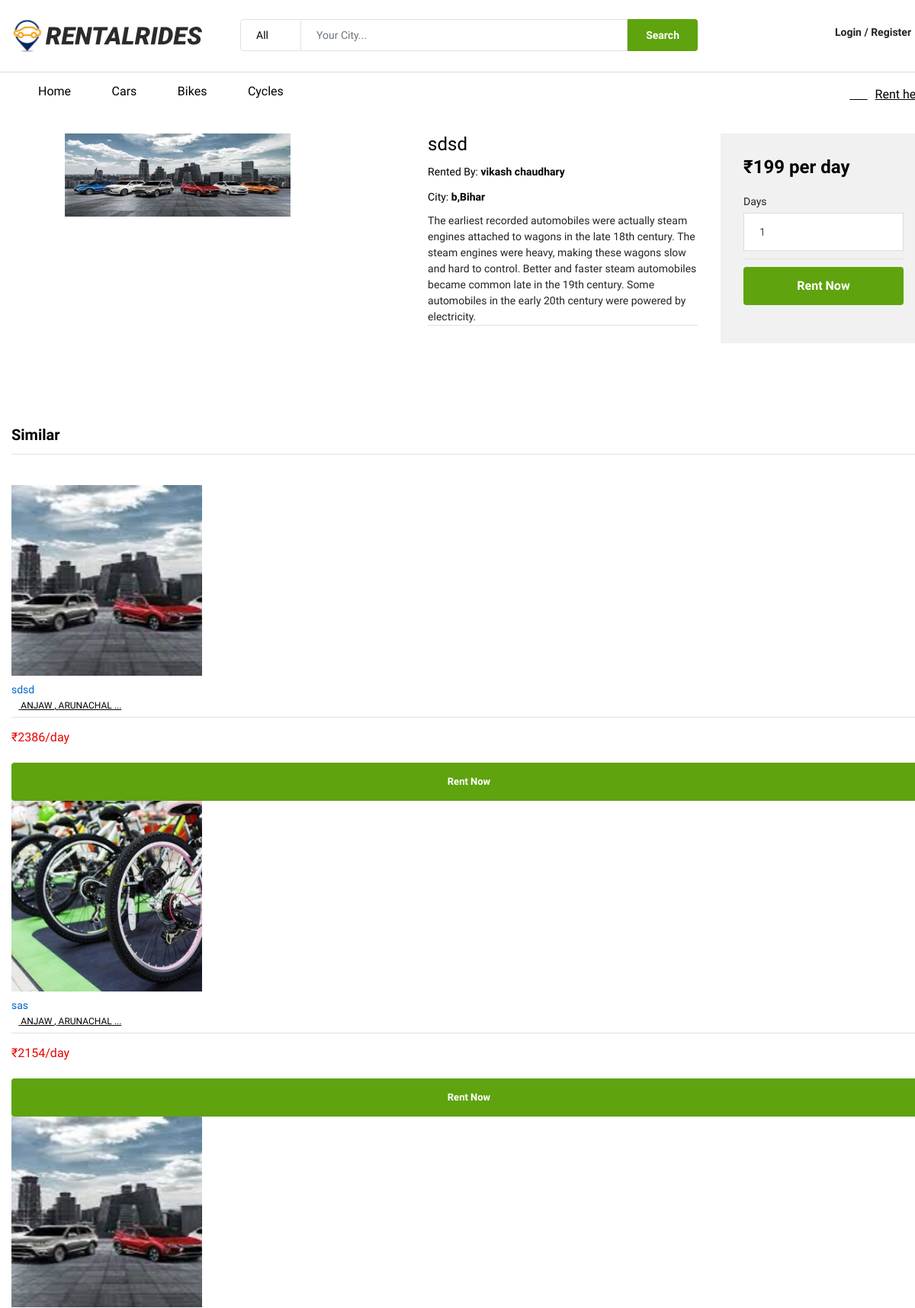
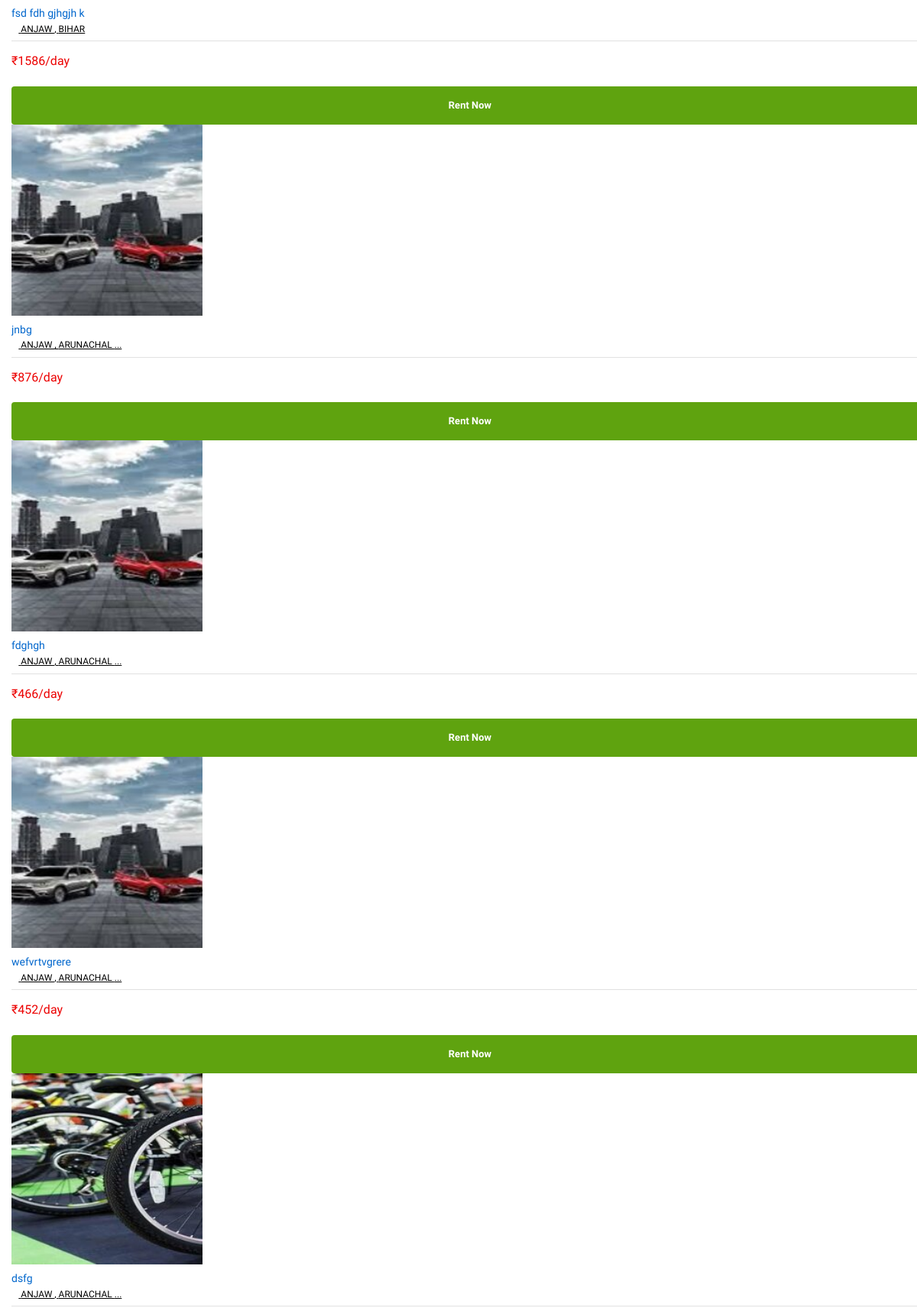
The page /product.php (upper part) on the database its author committed (2 pictures, top to bottom).
### tables this page shows
CREATE TABLE `vehicles` (
  `vid` int(11) NOT NULL,
  `date` datetime NOT NULL,
  `vname` varchar(50) NOT NULL,
  `vtype` varchar(50) NOT NULL,
  `vrate` int(30) NOT NULL,
  `image` varchar(500) NOT NULL,
  `vdisc` longtext NOT NULL,
  `status` varchar(20) NOT NULL,
  `uid` int(11) NOT NULL,
  `uname` varchar(60) NOT NULL,
  `states` varchar(60) NOT NULL,
  `city` varchar(60) NOT NULL
);

### include/functions.php (called while the page is built, shortened)
<?php
require_once('Database.php');
function Query ($query) {
	global $con;
	try {
		$exec = mysqli_query($con,$query) or die(mysqli_error($con));
		if($exec) {
			return $exec;
		}
	}catch (Exception $e) {
		echo $e->getMessage();
	}
	return false;
}
?>

### product.php (the view, shortened to what this page needs)
<?php require_once('include/functions.php') ?>
<?php
if (isset($_GET['id'])) {
    $query = "SELECT * FROM vehicles WHERE vid='$_GET[id]'";
    $exec = Query($query);
} else {
    $query = "SELECT * FROM vehicles";
    $exec = Query($query);
}
$vehicle = mysqli_fetch_assoc($exec);
?>
<!DOCTYPE html>
<html lang="en">
<head>
    <link rel="stylesheet" href="plugins/font-awesome/css/font-awesome.min.css">
    <link rel="stylesheet" href="fonts/Linearicons/Linearicons/Font/demo-files/demo.css">
    <link rel="stylesheet" href="plugins/bootstrap/css/bootstrap.min.css">
    <link rel="stylesheet" href="plugins/owl-carousel/assets/owl.carousel.min.css">
    <link rel="stylesheet" href="plugins/owl-carousel/assets/owl.theme.default.min.css">
    <link rel="stylesheet" href="plugins/nouislider/nouislider.min.css">
    <link rel="stylesheet" href="plugins/lightGallery-master/dist/css/lightgallery.min.css">
    <link rel="stylesheet" href="plugins/jquery-bar-rating/dist/themes/fontawesome-stars.css">
    <link rel="stylesheet" href="plugins/select2/dist/css/select2.min.css">
    <link rel="stylesheet" href="css/style.css">
    <link rel="stylesheet" href="css/organic.css">
</head>
<body>
    <?php require('include/header.php'); ?>
    <div id="homepage-9">
        <div class="ps-page--product">
            <div class="container">
                <div class="ps-product--detail ps-product--full-content">
                    <div class="ps-product__top">
                        <div class="ps-product__header">
                            <div class="ps-product__thumbnail" data-vertical="true">
                                <figure>
                                    <div class="ps-wrapper">
                                        <div class="ps-product__gallery" data-arrow="true">
                                            <div class="item"><a href="admin/images/<?php echo $vehicle['image'] ?>"><img src="admin/images/<?php echo $vehicle['image'] ?>" alt=""></a></div>
                                        </div>
                                    </div>
                                </figure>
                            </div>
                            <div class="ps-product__info" style="margin-left: 150px;">
                                <h1><?php echo $vehicle['vname'] ?></h1>
                                <div class="ps-product__desc">
                                    <p>Rented By:<strong> <?php echo $vehicle['uname'] ?></strong></p>
                                    <p>City:<strong> <?php echo $vehicle['city'] ?>,<?php echo $vehicle['states'] ?></strong></p>
                                    <?php echo $vehicle['vdisc'] ?>
                                </div>
                            </div>
                        </div>
                        <div class="ps-product__price-right">
                            <h4 class="ps-product__price">₹<?php echo $vehicle['vrate'] ?> per day</h4>
                            <div class="ps-product__shopping">
                                <figure>
                                    <figcaption>Days</figcaption>
                                    <div>
                                        <input id="numb" class="form-control" style="background-color: white;" type="number" value="1" placeholder="1">
                                    </div>
                                </figure><button class="ps-btn" id="addbtn">Rent Now</button>
                            </div>
                        </div>
                    </div>
                    <div class="ps-product__content">
                        <h3 class="ps-product__heading">Similar</h3>
                        <div class="ps-section__content">
                            <div class="ps-carousel--nav owl-slider" data-owl-auto="true" data-owl-loop="true" data-owl-speed="5000" data-owl-gap="30" data-owl-nav="true" data-owl-dots="true" data-owl-item="5" data-owl-item-xs="2" data-owl-item-sm="3" data-owl-item-md="4" data-owl-item-lg="4" data-owl-item-xl="5" data-owl-duration="1000" data-owl-mousedrag="on">
                                <?php
                                $query = "SELECT * FROM vehicles WHERE vtype='$vehicle[vtype]' OR city='$vehicle[city]' ORDER BY vrate DESC LIMIT 7";
                                $exec = Query($query);
                                while ($vehicle = mysqli_fetch_assoc($exec)) {
                                ?>
                                    <div class="ps-product ps-product--inner">
                                        <div class="ps-product__thumbnail"><a href="product-default.html"><img src="admin/images/<?php echo $vehicle['image'] ?>" alt="<?php echo $vehicle['vname'] ?>" style="width: 250px; height: 250px; object-fit: cover;"></a>
                                        </div>
                                        <div class="ps-product__container">
                                            <div class="ps-product__content"><a class="ps-product__title" href="product-default.html"><?php echo $vehicle['vname'] ?></a>
                                                <div class="ps-product__vendor"><i class="icon-map-marker"></i><u><?php echo $vehicle['city'] ?>,
                                                        <?php
                                                        if (strlen($vehicle['states']) <= 10) {
                                                            echo $vehicle['states'];
                                                        } else {
                                                            echo substr($vehicle['states'], 0, 10) . '...';
                                                        }
                                                        ?>
                                                    </u></div>
                                                <p class="ps-product__price sale">₹<?php echo $vehicle['vrate'] ?>/day</p>
                                                <center><a class="ps-btn" style="width: 100%; text-align: center;font-size: 13px;padding-left: 25px;padding-right: 25px;" href="product.php?id=<?php echo $vehicle['vid'] ?>">Rent Now</a></center>
                                            </div>
                                        </div>
                                    </div>
                                <?php
                                }
                                ?>
                            </div>
                        </div>
                    </div>
                </div>
            </div>
        </div>
    </div>
</body>
</html>

### css/organic.css (style rules this page uses)
.ps-btn, button.ps-btn { background-color: #5fa30f; color: #ffffff; }

### rows shown on the page
vehicles: image (picture), vname "sdsd", uname "vikash chaudhary", city "b", states "Bihar", vdisc "The earliest recorded automobiles were actually steam engines attached to wagons in the late 18th century. The steam engines were heavy, making these wagons slow and hard to control. Better and faster steam automobiles became common late in the 19th century. Some automobiles in the early 20th century were powered by electricity.", vrate "199"
vehicles: image (picture), vname "sdsd", city "ANJAW", states "ARUNACHAL", vrate "2386"
vehicles: image (picture), vname "sas", city "ANJAW", states "ARUNACHAL", vrate "2154"
vehicles: image (picture), vname "fsd fdh gjhgjh k", city "ANJAW", states "BIHAR", vrate "1586"
vehicles: image (picture), vname "jnbg", city "ANJAW", states "ARUNACHAL", vrate "876"
vehicles: image (picture), vname "fdghgh", city "ANJAW", states "ARUNACHAL", vrate "466"
vehicles: image (picture), vname "wefvrtvgrere", city "ANJAW", states "ARUNACHAL", vrate "452"
vehicles: image (picture), vname "dsfg", city "ANJAW", states "ARUNACHAL"
